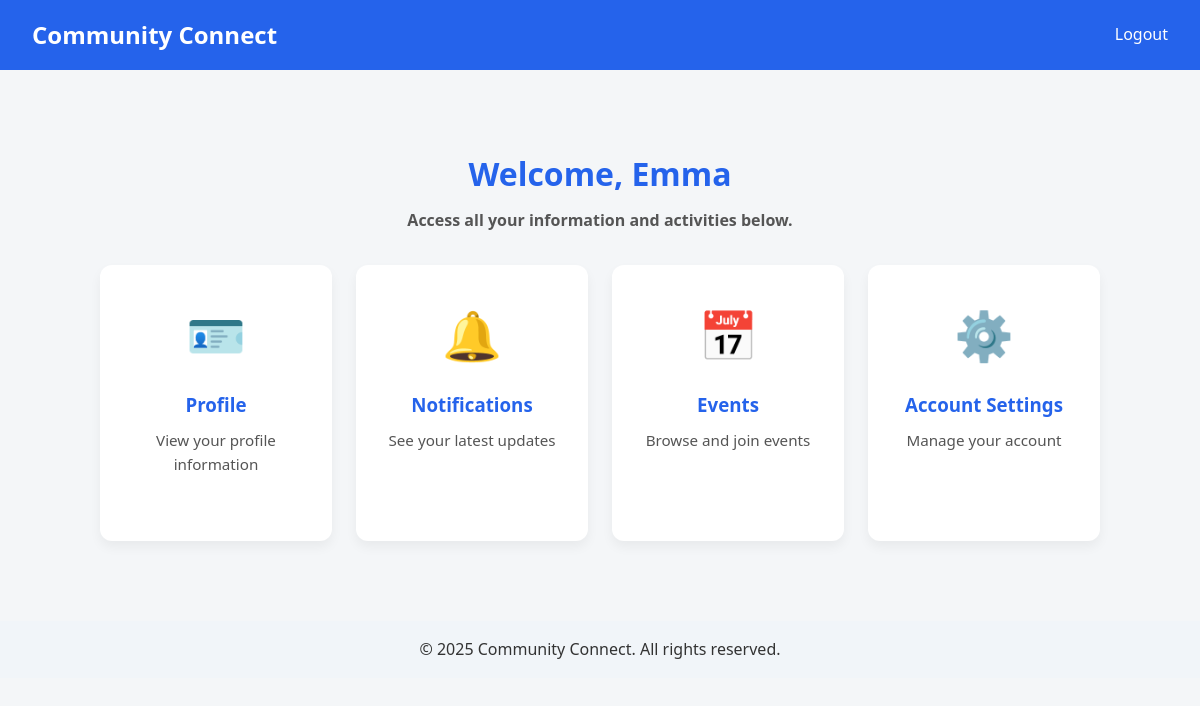
Before: /volunteer_dashboard (signed in) with the older database file.
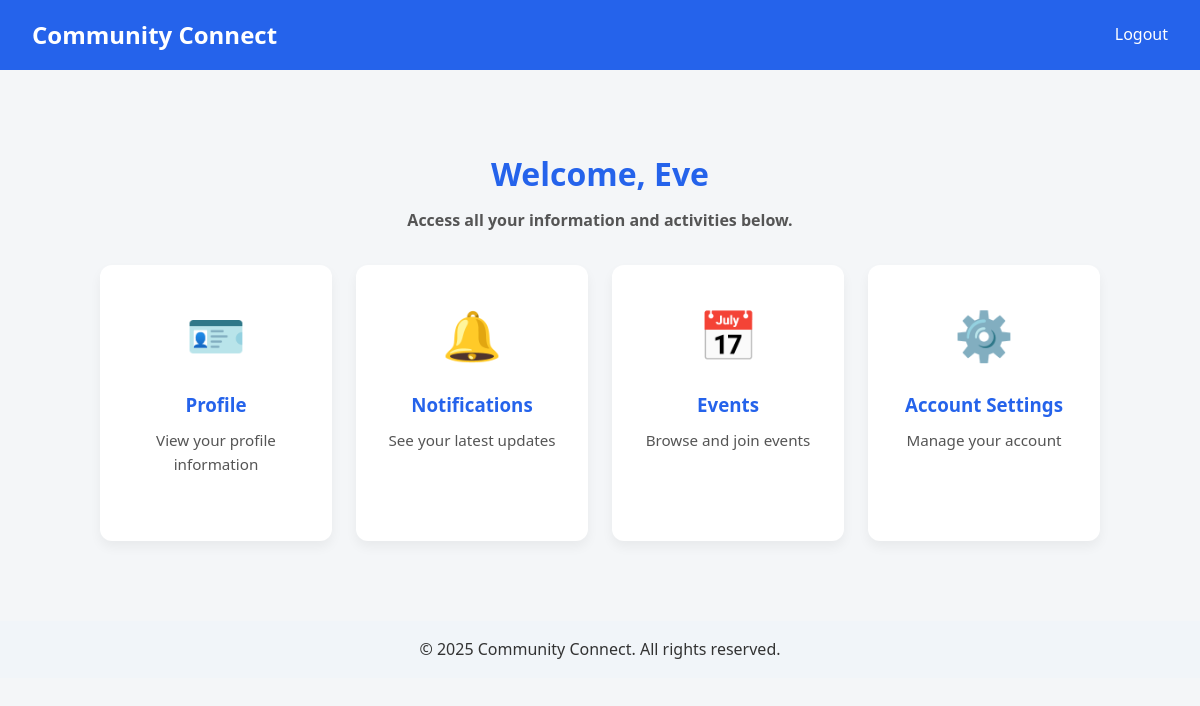
After: the same page with the newer database file.
### tables this page shows
CREATE TABLE volunteer (
    VolunteerID INTEGER PRIMARY KEY,
    FirstName TEXT NOT NULL,
    LastName TEXT NOT NULL,
    DOB DATE,
    PhoneNumber TEXT,
    Address TEXT,
    UserID INTEGER,
    FOREIGN KEY (UserID) REFERENCES users(UserID) ON DELETE CASCADE
);

### app/app.py (the view)
@app.route('/volunteer_dashboard')
def volunteer_dashboard():
    user_id = session.get('user_id')
    if not user_id:
        flash("Please log in to access your dashboard.", "error")
        return redirect(url_for('login'))
    conn = get_db_connection()
    volunteer = conn.execute("SELECT FirstName, LastName FROM Volunteer WHERE UserID = ?", (user_id,)).fetchone()
    conn.close()
    first_name = volunteer['FirstName'] if volunteer else "Volunteer"
    return render_template('VolunteerUserDashboard.html', first_name=first_name)

### app/app.py (called while the page is built)
def get_db_connection():
    conn = sqlite3.connect(DATABASE, timeout=10)
    conn.row_factory = sqlite3.Row
    return conn

### app/templates/VolunteerUserDashboard.html (shortened to what this page needs)
<!DOCTYPE html>
<html lang="en">
<head>
  <link rel="stylesheet" href="{{ url_for('static', filename='styles.css') }}">
</head>
<body>
  <header>
    <div class="logo">Community Connect</div>
    <nav>
      <ul>
        <li><a href="{{ url_for('logout') }}">Logout</a></li>
      </ul>
    </nav>
  </header>
  <section class="dashboard-tiles">
    <h1>Welcome, {{ first_name }}</h1>
    <p><strong>Access all your information and activities below.</strong></p>
    <div class="tiles-container">
      <a href="{{ url_for('volunteer_profile') }}" class="tile">
        <span class="tile-icon">🪪</span>
        <h3>Profile</h3>
        <p>View your profile information</p>
      </a>
      <a href="{{ url_for('notifications') }}" class="tile">
        <span class="tile-icon">🔔</span>
        <h3>Notifications</h3>
        <p>See your latest updates</p>
      </a>
      <a href="{{ url_for('event_search') }}" class="tile">
        <span class="tile-icon">📅</span>
        <h3>Events</h3>
        <p>Browse and join events</p>
      </a>
      <a href="{{ url_for('account_settings') }}" class="tile">
        <span class="tile-icon">⚙️</span>
        <h3>Account Settings</h3>
        <p>Manage your account</p>
      </a>
    </div>
  </section>
  <footer>
    &copy; 2025 Community Connect. All rights reserved.
  </footer>
</body>
</html>

### app/static/styles.css (style rules this page uses)
* { margin: 0; padding: 0; box-sizing: border-box; }
body { font-family: 'Segoe UI', Tahoma, Geneva, Verdana, sans-serif; background: #f9fafb; color: #333; line-height: 1.6; }
a { text-decoration: none; color: inherit; }
ul { list-style: none; }
header { display: flex; justify-content: space-between; align-items: center; padding: 1rem 2rem; background: #2563eb; color: #fff; }
header .logo { font-size: 1.5rem; font-weight: bold; }
header nav ul { display: flex; gap: 1.5rem; }
header nav a { color: #fff; font-weight: 500; transition: opacity 0.2s; }
footer { text-align: center; padding: 1rem; background: #f1f5f9; margin-top: 2rem; }
.dashboard-tiles { text-align: center; padding: 3rem 1rem; }
.dashboard-tiles h1 { font-size: 2rem; color: #2563eb; margin-bottom: 0.5rem; }
.dashboard-tiles p { color: #555; margin-bottom: 2rem; }
.tiles-container { display: grid; grid-template-columns: repeat(auto-fit, minmax(220px, 1fr)); gap: 1.5rem; max-width: 1000px; margin: 0 auto; }
.tile { background: #fff; border-radius: 12px; padding: 2rem 1rem; box-shadow: 0 6px 12px rgba(0,0,0,0.05); text-decoration: none; color: #333; transition: transform 0.2s, box-shadow 0.2s; }
.tile-icon { font-size: 3rem; margin-bottom: 1rem; display: block; }
.tile h3 { margin-bottom: 0.5rem; color: #2563eb; }
.tile p { font-size: 0.95rem; color: #555; }
html { scroll-behavior: smooth; }
header { text-align: center; margin-bottom: 30px; }
body { font-family: "Segoe UI", Tahoma, Geneva, Verdana, sans-serif; background-color: #f4f6f8; margin: 0; padding: 0; color: #333; }

Changed rows visible on the page:
changed volunteer: FirstName "Emma" → "Eve"
